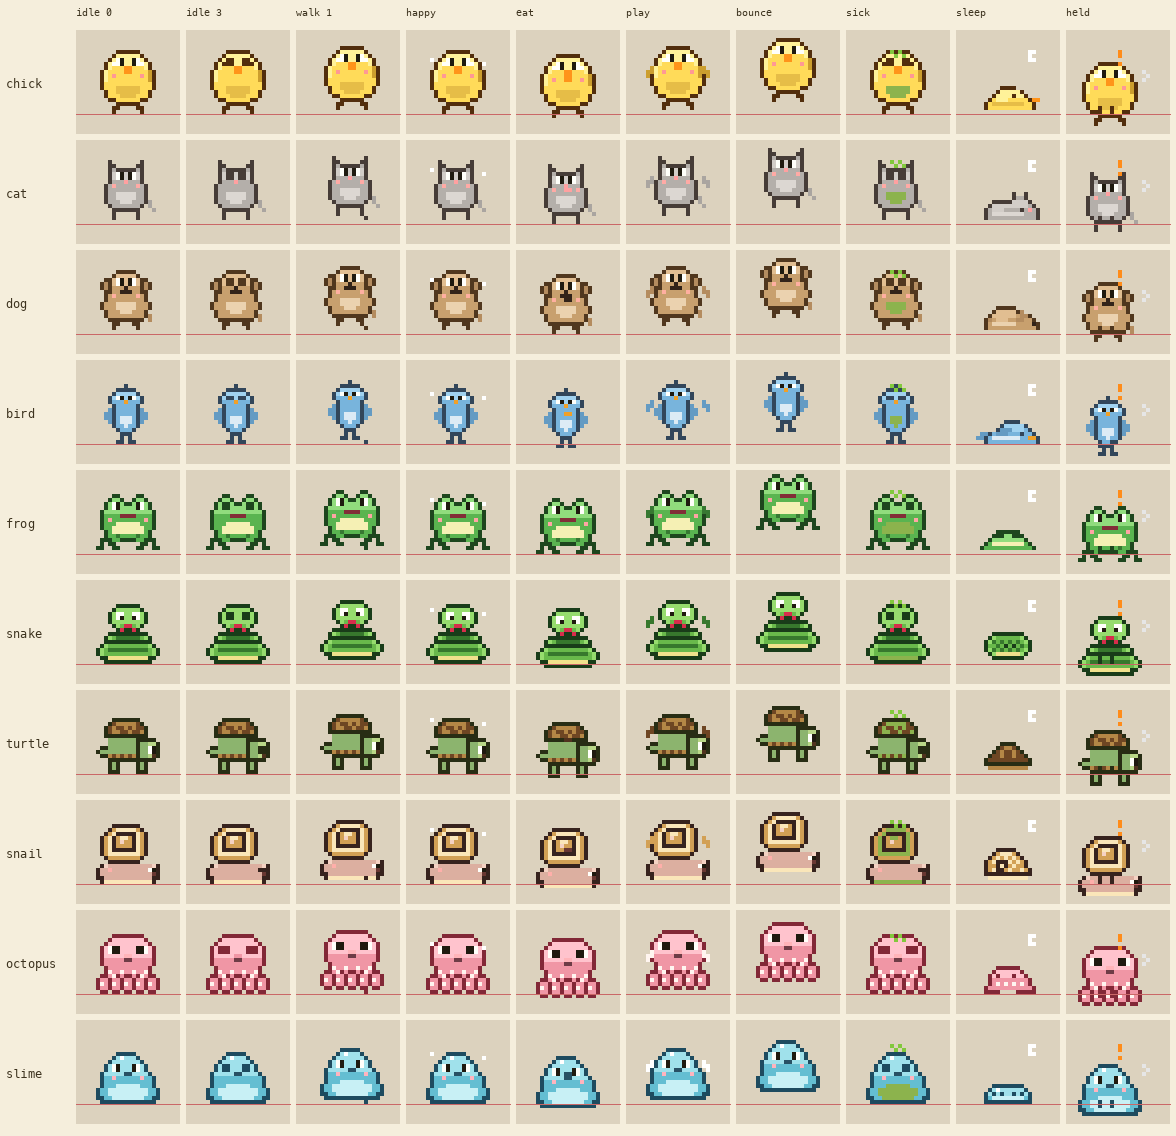

This chart was generated by the following Python code:
#!/usr/bin/env python3
"""
Multi-mode preview: all 10 species across key gameplay modes so each
animation silhouette can be eyeballed quickly.
"""
import json
from pathlib import Path
from PIL import Image, ImageDraw, ImageFont

REPO = Path(__file__).resolve().parents[2]
SHEET = REPO / "NotchPet/Assets/Sprites/pet.png"
META  = REPO / "NotchPet/Assets/Sprites/pet.json"
OUT   = REPO / "tools/sprites/preview_modes.png"

SPECIES = [
    "chick", "cat", "dog", "bird",
    "frog", "snake", "turtle", "snail", "octopus", "slime",
]
# Each column is (label, tag_suffix, frame_offset_within_tag)
COLS = [
    ("idle 0",     "cheerful_adult_idle",      0),
    ("idle 3",     "cheerful_adult_idle",      3),
    ("walk 1",     "cheerful_adult_walk",      1),
    ("happy",      "cheerful_adult_happy",     0),
    ("eat",        "cheerful_adult_eat",       1),
    ("play",       "cheerful_adult_play_act",  1),
    ("bounce",     "cheerful_adult_bounce",    1),
    ("sick",       "cheerful_adult_sick",      0),
    ("sleep",      "cheerful_adult_sleeping",  1),
    ("held",       "cheerful_adult_held",      0),
]

SCALE = 4
CELL = 26
PAD = 6
LABEL_W = 70

with open(META) as f:
    data = json.load(f)

frames = data["frames"]
tags = data["meta"]["frameTags"]
tag_by_name = {t["name"]: t for t in tags}
sheet = Image.open(SHEET).convert("RGBA")

cell_px = CELL * SCALE
grid_w = LABEL_W + len(COLS) * (cell_px + PAD) + PAD
grid_h = 30 + len(SPECIES) * (cell_px + PAD) + PAD

canvas = Image.new("RGBA", (grid_w, grid_h), (245, 238, 220, 255))
draw = ImageDraw.Draw(canvas)

try:
    font = ImageFont.truetype("/System/Library/Fonts/Menlo.ttc", 12)
    font_small = ImageFont.truetype("/System/Library/Fonts/Menlo.ttc", 10)
except Exception:
    font = ImageFont.load_default()
    font_small = font

for i, (lbl, _, _) in enumerate(COLS):
    draw.text(
        (LABEL_W + i * (cell_px + PAD) + PAD, 6),
        lbl, fill=(60, 50, 30), font=font_small,
    )

for row, sp in enumerate(SPECIES):
    y0 = 30 + row * (cell_px + PAD)
    draw.text((PAD, y0 + cell_px // 2 - 6), sp, fill=(60, 50, 30), font=font)

    for i, (_, suffix, offset) in enumerate(COLS):
        tag_name = f"{sp}_{suffix}"
        tag = tag_by_name.get(tag_name)
        if not tag:
            continue
        idx = tag["from"] + min(offset, tag["to"] - tag["from"])
        entry = frames[idx]
        r = entry["frame"]
        sub = sheet.crop((r["x"], r["y"], r["x"] + r["w"], r["y"] + r["h"]))
        sub = sub.resize((r["w"] * SCALE, r["h"] * SCALE), Image.NEAREST)
        x = LABEL_W + i * (cell_px + PAD) + PAD
        bg = Image.new("RGBA", (cell_px, cell_px), (220, 210, 190, 255))
        canvas.paste(bg, (x, y0))
        canvas.paste(sub, (x, y0), sub)
        # Floor line: at canvas-y=20 (where feet land for species with
        # feet at art y=15). Drawn across the cell so it's easy to eye-
        # ball whether each species' feet actually touch the floor.
        floor_y = y0 + int(cell_px * (20 + 1) / CELL)
        draw.line([(x, floor_y), (x + cell_px, floor_y)], fill=(180, 40, 40, 180), width=1)

canvas.save(OUT)
print(f"wrote {OUT}  ({grid_w}x{grid_h})")
